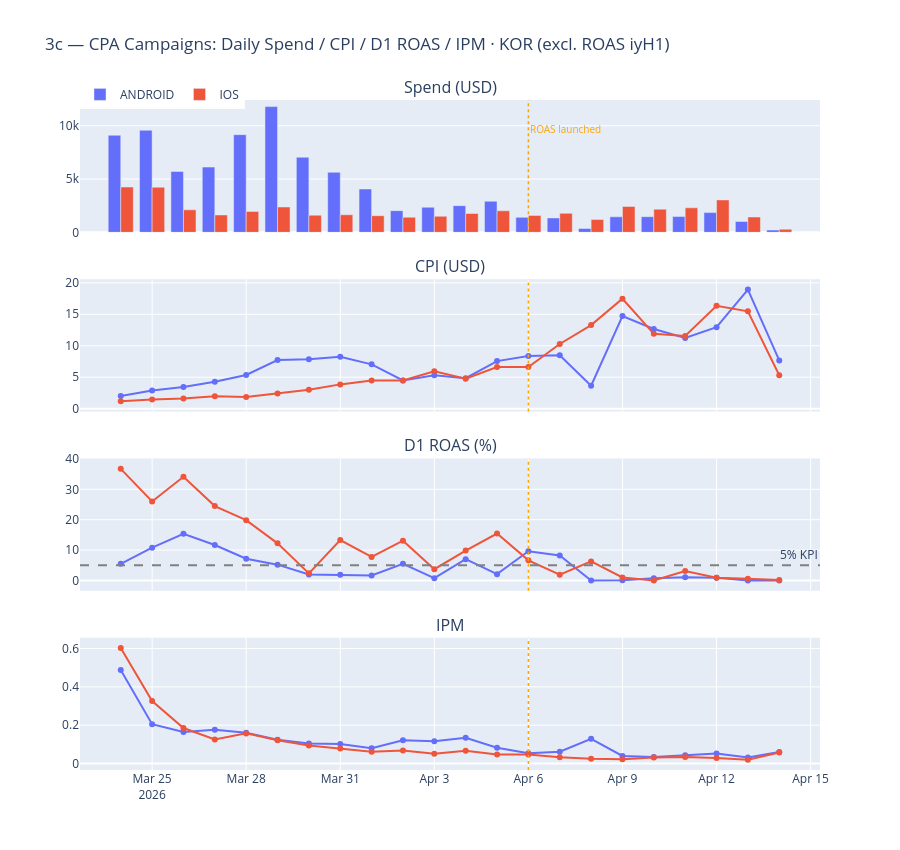

The code cell stored with this chart in its notebook:
### Markdown cell above
### 3c — CPA Campaign Daily Performance Trend (KOR)

*Source: `moloco-ae-view.athena.fact_dsp_core` · CPA-goal campaigns only (excl. ROAS `iyH1`) · KOR · Since launch.*

### Code cell
# 3c — Daily performance: CPA campaigns only (excludes ROAS campaign iyH1zVvUZpViudzo)
CPA_CAMPAIGN_SQL = "('HTVA26OzfthK6LPa','vHKyRhJl9k9V6xXs','wtxzCfjzlievxX0V','okI07jJTGX8mzoyK')"

q_cpa_daily = f"""
SELECT
  date_utc,
  campaign.os                                         AS os,
  SUM(gross_spend_usd)                                AS spend,
  SUM(impressions)                                    AS impressions,
  SUM(installs)                                       AS installs,
  SAFE_DIVIDE(SUM(gross_spend_usd), SUM(installs))    AS cpi,
  SAFE_DIVIDE(SUM(installs), SUM(impressions)) * 1000 AS ipm,
  SUM(revenue_d1)                                     AS revenue_d1,
  SAFE_DIVIDE(SUM(revenue_d1), SUM(gross_spend_usd))  AS roas_d1
FROM `moloco-ae-view.athena.fact_dsp_core`
WHERE campaign_id IN {CPA_CAMPAIGN_SQL}
  AND campaign.country = '{KOR}'
  AND date_utc >= '{LAUNCH_DATE}'
  AND date_utc < '{ANALYSIS_DATE}'
GROUP BY 1, 2 ORDER BY 1, 2
"""
df_cpa_daily = run_query(q_cpa_daily, '3c CPA daily trend (KOR)')
df_cpa_daily['date_utc'] = pd.to_datetime(df_cpa_daily['date_utc'])

# ── 3c viz — 4-row shared-x: Spend / CPI / D1 ROAS / IPM ────────────────────
fig = make_subplots(
    rows=4, cols=1,
    shared_xaxes=True,
    subplot_titles=['Spend (USD)', 'CPI (USD)', 'D1 ROAS (%)', 'IPM'],
    vertical_spacing=0.07
)

colors  = {'ANDROID': '#636EFA', 'IOS': '#EF553B'}
os_vals = sorted(df_cpa_daily['os'].unique().tolist())

for os_val in os_vals:
    d   = df_cpa_daily[df_cpa_daily['os'] == os_val].sort_values('date_utc')
    clr = colors.get(os_val, 'gray')

    # Row 1 — Spend: bars for daily discrete budget
    fig.add_bar(
        x=d['date_utc'], y=d['spend'],
        name=os_val, marker_color=clr,
        legendgroup=os_val, showlegend=True,
        row=1, col=1
    )
    # Row 2 — CPI
    fig.add_scatter(
        x=d['date_utc'], y=d['cpi'],
        mode='lines+markers', line_color=clr, marker_color=clr,
        name=os_val, legendgroup=os_val, showlegend=False,
        row=2, col=1
    )
    # Row 3 — D1 ROAS (%)
    fig.add_scatter(
        x=d['date_utc'], y=d['roas_d1'] * 100,
        mode='lines+markers', line_color=clr, marker_color=clr,
        name=os_val, legendgroup=os_val, showlegend=False,
        row=3, col=1
    )
    # Row 4 — IPM
    fig.add_scatter(
        x=d['date_utc'], y=d['ipm'],
        mode='lines+markers', line_color=clr, marker_color=clr,
        name=os_val, legendgroup=os_val, showlegend=False,
        row=4, col=1
    )

# D1 ROAS KPI reference line
fig.add_hline(
    y=ROAS_D1_TARGET * 100,
    line_dash='dash', line_color='gray',
    annotation_text='5% KPI', annotation_position='top right',
    row=3, col=1
)

# Vertical line: ROAS campaign launched Apr 6
roas_ts = pd.Timestamp(ROAS_LAUNCH_DATE).timestamp() * 1000
for row in range(1, 5):
    fig.add_vline(x=roas_ts, line_dash='dot', line_color='orange',
                  line_width=1.5, row=row, col=1)

fig.add_annotation(
    x=ROAS_LAUNCH_DATE, y=0.97, yref='paper',
    text='ROAS launched', showarrow=False,
    font=dict(color='orange', size=10), xanchor='left'
)

fig.update_layout(
    height=850,
    barmode='group',
    legend=dict(orientation='h', y=1.03, x=0),
    title='3c — CPA Campaigns: Daily Spend / CPI / D1 ROAS / IPM · KOR (excl. ROAS iyH1)'
)
fig.show()
fig.write_image(os.path.join(CHART_DIR, '3c_cpa_daily_trend.png'), scale=2)

### Figure 1 — Plotly figure (JSON) as saved in the notebook; plotly's stock layout.template omitted (floating-point values rounded to 4 significant figures)
{"data": [{"legendgroup": "ANDROID", "marker": {"color": "#636EFA"}, "name": "ANDROID", "showlegend": true, "type": "bar", "x": ["2026-03-24T00:00:00", "2026-03-25T00:00:00", "2026-03-26T00:00:00", "2026-03-27T00:00:00", "2026-03-28T00:00:00", "2026-03-29T00:00:00", "2026-03-30T00:00:00", "2026-03-31T00:00:00", "2026-04-01T00:00:00", "2026-04-02T00:00:00", "2026-04-03T00:00:00", "2026-04-04T00:00:00", "2026-04-05T00:00:00", "2026-04-06T00:00:00", "2026-04-07T00:00:00", "2026-04-08T00:00:00", "2026-04-09T00:00:00", "2026-04-10T00:00:00", "2026-04-11T00:00:00", "2026-04-12T00:00:00", "2026-04-13T00:00:00", "2026-04-14T00:00:00"], "xaxis": "x", "y": [9111.0, 9576.0, 5713.0, 6123.0, 9166.0, 11800.0, 7047.0, 5633.0, 4065.0, 2035.0, 2353.0, 2501.0, 2917.0, 1405.0, 1350.0, 359.9, 1458.0, 1468.0, 1482.0, 1851.0, 1022.0, 214.9], "yaxis": "y"}, {"legendgroup": "ANDROID", "line": {"color": "#636EFA"}, "marker": {"color": "#636EFA"}, "mode": "lines+markers", "name": "ANDROID", "showlegend": false, "type": "scatter", "x": ["2026-03-24T00:00:00", "2026-03-25T00:00:00", "2026-03-26T00:00:00", "2026-03-27T00:00:00", "2026-03-28T00:00:00", "2026-03-29T00:00:00", "2026-03-30T00:00:00", "2026-03-31T00:00:00", "2026-04-01T00:00:00", "2026-04-02T00:00:00", "2026-04-03T00:00:00", "2026-04-04T00:00:00", "2026-04-05T00:00:00", "2026-04-06T00:00:00", "2026-04-07T00:00:00", "2026-04-08T00:00:00", "2026-04-09T00:00:00", "2026-04-10T00:00:00", "2026-04-11T00:00:00", "2026-04-12T00:00:00", "2026-04-13T00:00:00", "2026-04-14T00:00:00"], "xaxis": "x2", "y": [2.009, 2.869, 3.44, 4.27, 5.357, 7.735, 7.839, 8.247, 7.046, 4.473, 5.3, 4.847, 7.556, 8.361, 8.493, 3.636, 14.73, 12.66, 11.23, 12.95, 18.93, 7.674], "yaxis": "y2"}, {"legendgroup": "ANDROID", "line": {"color": "#636EFA"}, "marker": {"color": "#636EFA"}, "mode": "lines+markers", "name": "ANDROID", "showlegend": false, "type": "scatter", "x": ["2026-03-24T00:00:00", "2026-03-25T00:00:00", "2026-03-26T00:00:00", "2026-03-27T00:00:00", "2026-03-28T00:00:00", "2026-03-29T00:00:00", "2026-03-30T00:00:00", "2026-03-31T00:00:00", "2026-04-01T00:00:00", "2026-04-02T00:00:00", "2026-04-03T00:00:00", "2026-04-04T00:00:00", "2026-04-05T00:00:00", "2026-04-06T00:00:00", "2026-04-07T00:00:00", "2026-04-08T00:00:00", "2026-04-09T00:00:00", "2026-04-10T00:00:00", "2026-04-11T00:00:00", "2026-04-12T00:00:00", "2026-04-13T00:00:00", "2026-04-14T00:00:00"], "xaxis": "x3", "y": [5.456, 10.78, 15.34, 11.67, 7.139, 5.187, 1.962, 1.838, 1.645, 5.451, 0.7385, 7.001, 2.059, 9.61, 8.225, 0.0, 0.06478, 0.7364, 1.01, 0.868, 0.0, 0.0], "yaxis": "y3"}, {"legendgroup": "ANDROID", "line": {"color": "#636EFA"}, "marker": {"color": "#636EFA"}, "mode": "lines+markers", "name": "ANDROID", "showlegend": false, "type": "scatter", "x": ["2026-03-24T00:00:00", "2026-03-25T00:00:00", "2026-03-26T00:00:00", "2026-03-27T00:00:00", "2026-03-28T00:00:00", "2026-03-29T00:00:00", "2026-03-30T00:00:00", "2026-03-31T00:00:00", "2026-04-01T00:00:00", "2026-04-02T00:00:00", "2026-04-03T00:00:00", "2026-04-04T00:00:00", "2026-04-05T00:00:00", "2026-04-06T00:00:00", "2026-04-07T00:00:00", "2026-04-08T00:00:00", "2026-04-09T00:00:00", "2026-04-10T00:00:00", "2026-04-11T00:00:00", "2026-04-12T00:00:00", "2026-04-13T00:00:00", "2026-04-14T00:00:00"], "xaxis": "x4", "y": [0.4877, 0.205, 0.1644, 0.1765, 0.1601, 0.1237, 0.1046, 0.1012, 0.07959, 0.1215, 0.1163, 0.1339, 0.08171, 0.05376, 0.06092, 0.1286, 0.03899, 0.03415, 0.04276, 0.0524, 0.03091, 0.0601], "yaxis": "y4"}, {"legendgroup": "IOS", "marker": {"color": "#EF553B"}, "name": "IOS", "showlegend": true, "type": "bar", "x": ["2026-03-24T00:00:00", "2026-03-25T00:00:00", "2026-03-26T00:00:00", "2026-03-27T00:00:00", "2026-03-28T00:00:00", "2026-03-29T00:00:00", "2026-03-30T00:00:00", "2026-03-31T00:00:00", "2026-04-01T00:00:00", "2026-04-02T00:00:00", "2026-04-03T00:00:00", "2026-04-04T00:00:00", "2026-04-05T00:00:00", "2026-04-06T00:00:00", "2026-04-07T00:00:00", "2026-04-08T00:00:00", "2026-04-09T00:00:00", "2026-04-10T00:00:00", "2026-04-11T00:00:00", "2026-04-12T00:00:00", "2026-04-13T00:00:00", "2026-04-14T00:00:00"], "xaxis": "x", "y": [4252.0, 4232.0, 2112.0, 1632.0, 1965.0, 2378.0, 1608.0, 1647.0, 1561.0, 1420.0, 1506.0, 1767.0, 2023.0, 1586.0, 1779.0, 1209.0, 2428.0, 2177.0, 2300.0, 3041.0, 1438.0, 292.2], "yaxis": "y"}, {"legendgroup": "IOS", "line": {"color": "#EF553B"}, "marker": {"color": "#EF553B"}, "mode": "lines+markers", "name": "IOS", "showlegend": false, "type": "scatter", "x": ["2026-03-24T00:00:00", "2026-03-25T00:00:00", "2026-03-26T00:00:00", "2026-03-27T00:00:00", "2026-03-28T00:00:00", "2026-03-29T00:00:00", "2026-03-30T00:00:00", "2026-03-31T00:00:00", "2026-04-01T00:00:00", "2026-04-02T00:00:00", "2026-04-03T00:00:00", "2026-04-04T00:00:00", "2026-04-05T00:00:00", "2026-04-06T00:00:00", "2026-04-07T00:00:00", "2026-04-08T00:00:00", "2026-04-09T00:00:00", "2026-04-10T00:00:00", "2026-04-11T00:00:00", "2026-04-12T00:00:00", "2026-04-13T00:00:00", "2026-04-14T00:00:00"], "xaxis": "x2", "y": [1.186, 1.464, 1.612, 1.957, 1.847, 2.407, 2.995, 3.857, 4.473, 4.466, 5.954, 4.762, 6.611, 6.609, 10.28, 13.28, 17.47, 11.9, 11.56, 16.35, 15.47, 5.313], "yaxis": "y2"}, {"legendgroup": "IOS", "line": {"color": "#EF553B"}, "marker": {"color": "#EF553B"}, "mode": "lines+markers", "name": "IOS", "showlegend": false, "type": "scatter", "x": ["2026-03-24T00:00:00", "2026-03-25T00:00:00", "2026-03-26T00:00:00", "2026-03-27T00:00:00", "2026-03-28T00:00:00", "2026-03-29T00:00:00", "2026-03-30T00:00:00", "2026-03-31T00:00:00", "2026-04-01T00:00:00", "2026-04-02T00:00:00", "2026-04-03T00:00:00", "2026-04-04T00:00:00", "2026-04-05T00:00:00", "2026-04-06T00:00:00", "2026-04-07T00:00:00", "2026-04-08T00:00:00", "2026-04-09T00:00:00", "2026-04-10T00:00:00", "2026-04-11T00:00:00", "2026-04-12T00:00:00", "2026-04-13T00:00:00", "2026-04-14T00:00:00"], "xaxis": "x3", "y": [36.75, 26.01, 34.13, 24.47, 19.84, 12.2, 2.323, 13.28, 7.737, 13.09, 3.702, 9.818, 15.45, 6.613, 1.9, 6.249, 0.9738, 0.0, 3.063, 0.8814, 0.52, 0.1617], "yaxis": "y3"}, {"legendgroup": "IOS", "line": {"color": "#EF553B"}, "marker": {"color": "#EF553B"}, "mode": "lines+markers", "name": "IOS", "showlegend": false, "type": "scatter", "x": ["2026-03-24T00:00:00", "2026-03-25T00:00:00", "2026-03-26T00:00:00", "2026-03-27T00:00:00", "2026-03-28T00:00:00", "2026-03-29T00:00:00", "2026-03-30T00:00:00", "2026-03-31T00:00:00", "2026-04-01T00:00:00", "2026-04-02T00:00:00", "2026-04-03T00:00:00", "2026-04-04T00:00:00", "2026-04-05T00:00:00", "2026-04-06T00:00:00", "2026-04-07T00:00:00", "2026-04-08T00:00:00", "2026-04-09T00:00:00", "2026-04-10T00:00:00", "2026-04-11T00:00:00", "2026-04-12T00:00:00", "2026-04-13T00:00:00", "2026-04-14T00:00:00"], "xaxis": "x4", "y": [0.6027, 0.3262, 0.1849, 0.1256, 0.157, 0.1213, 0.09432, 0.07851, 0.06176, 0.06746, 0.05045, 0.0661, 0.04682, 0.04643, 0.03218, 0.02482, 0.02243, 0.03139, 0.0338, 0.02877, 0.01998, 0.05745], "yaxis": "y4"}], "layout": {"annotations": [{"font": {"size": 16}, "showarrow": false, "text": "Spend (USD)", "x": 0.5, "xanchor": "center", "xref": "paper", "y": 1, "yanchor": "bottom", "yref": "paper"}, {"font": {"size": 16}, "showarrow": false, "text": "CPI (USD)", "x": 0.5, "xanchor": "center", "xref": "paper", "y": 0.7325, "yanchor": "bottom", "yref": "paper"}, {"font": {"size": 16}, "showarrow": false, "text": "D1 ROAS (%)", "x": 0.5, "xanchor": "center", "xref": "paper", "y": 0.465, "yanchor": "bottom", "yref": "paper"}, {"font": {"size": 16}, "showarrow": false, "text": "IPM", "x": 0.5, "xanchor": "center", "xref": "paper", "y": 0.1975, "yanchor": "bottom", "yref": "paper"}, {"showarrow": false, "text": "5% KPI", "x": 1, "xanchor": "right", "xref": "x3 domain", "y": 5, "yanchor": "bottom", "yref": "y3"}, {"font": {"color": "orange", "size": 10}, "showarrow": false, "text": "ROAS launched", "x": "2026-04-06", "xanchor": "left", "y": 0.97, "yref": "paper"}], "barmode": "group", "height": 850, "legend": {"orientation": "h", "x": 0, "y": 1.03}, "shapes": [{"line": {"color": "gray", "dash": "dash"}, "type": "line", "x0": 0, "x1": 1, "xref": "x3 domain", "y0": 5, "y1": 5, "yref": "y3"}, {"line": {"color": "orange", "dash": "dot", "width": 1.5}, "type": "line", "x0": 1775433600000, "x1": 1775433600000, "xref": "x", "y0": 0, "y1": 1, "yref": "y domain"}, {"line": {"color": "orange", "dash": "dot", "width": 1.5}, "type": "line", "x0": 1775433600000, "x1": 1775433600000, "xref": "x2", "y0": 0, "y1": 1, "yref": "y2 domain"}, {"line": {"color": "orange", "dash": "dot", "width": 1.5}, "type": "line", "x0": 1775433600000, "x1": 1775433600000, "xref": "x3", "y0": 0, "y1": 1, "yref": "y3 domain"}, {"line": {"color": "orange", "dash": "dot", "width": 1.5}, "type": "line", "x0": 1775433600000, "x1": 1775433600000, "xref": "x4", "y0": 0, "y1": 1, "yref": "y4 domain"}], "title": {"text": "3c — CPA Campaigns: Daily Spend / CPI / D1 ROAS / IPM · KOR (excl. ROAS iyH1)"}, "xaxis": {"anchor": "y", "domain": [0, 1], "matches": "x4", "showticklabels": false}, "xaxis2": {"anchor": "y2", "domain": [0, 1], "matches": "x4", "showticklabels": false}, "xaxis3": {"anchor": "y3", "domain": [0, 1], "matches": "x4", "showticklabels": false}, "xaxis4": {"anchor": "y4", "domain": [0, 1]}, "yaxis": {"anchor": "x", "domain": [0.8025, 1]}, "yaxis2": {"anchor": "x2", "domain": [0.535, 0.7325]}, "yaxis3": {"anchor": "x3", "domain": [0.2675, 0.465]}, "yaxis4": {"anchor": "x4", "domain": [0, 0.1975]}}}
